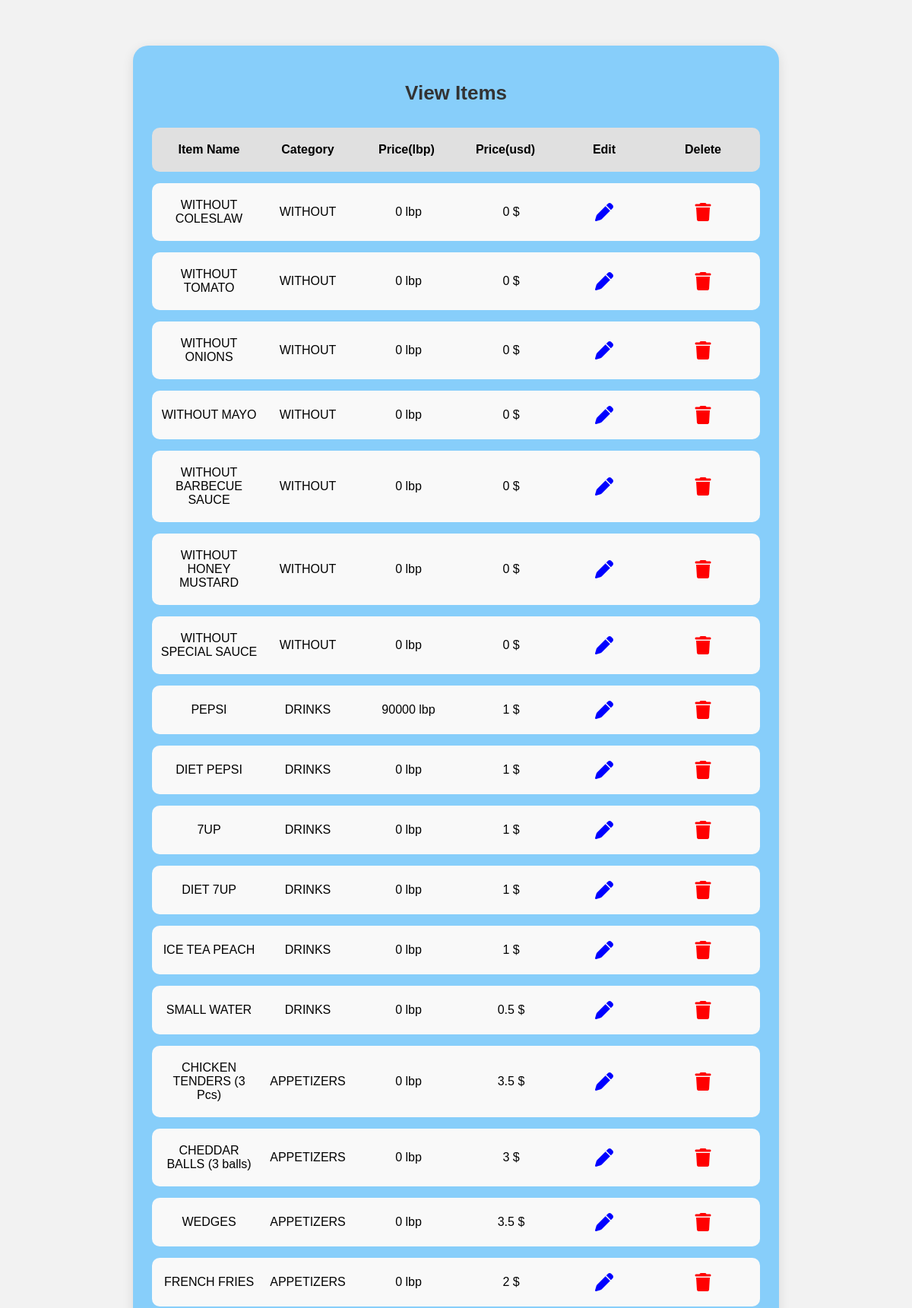
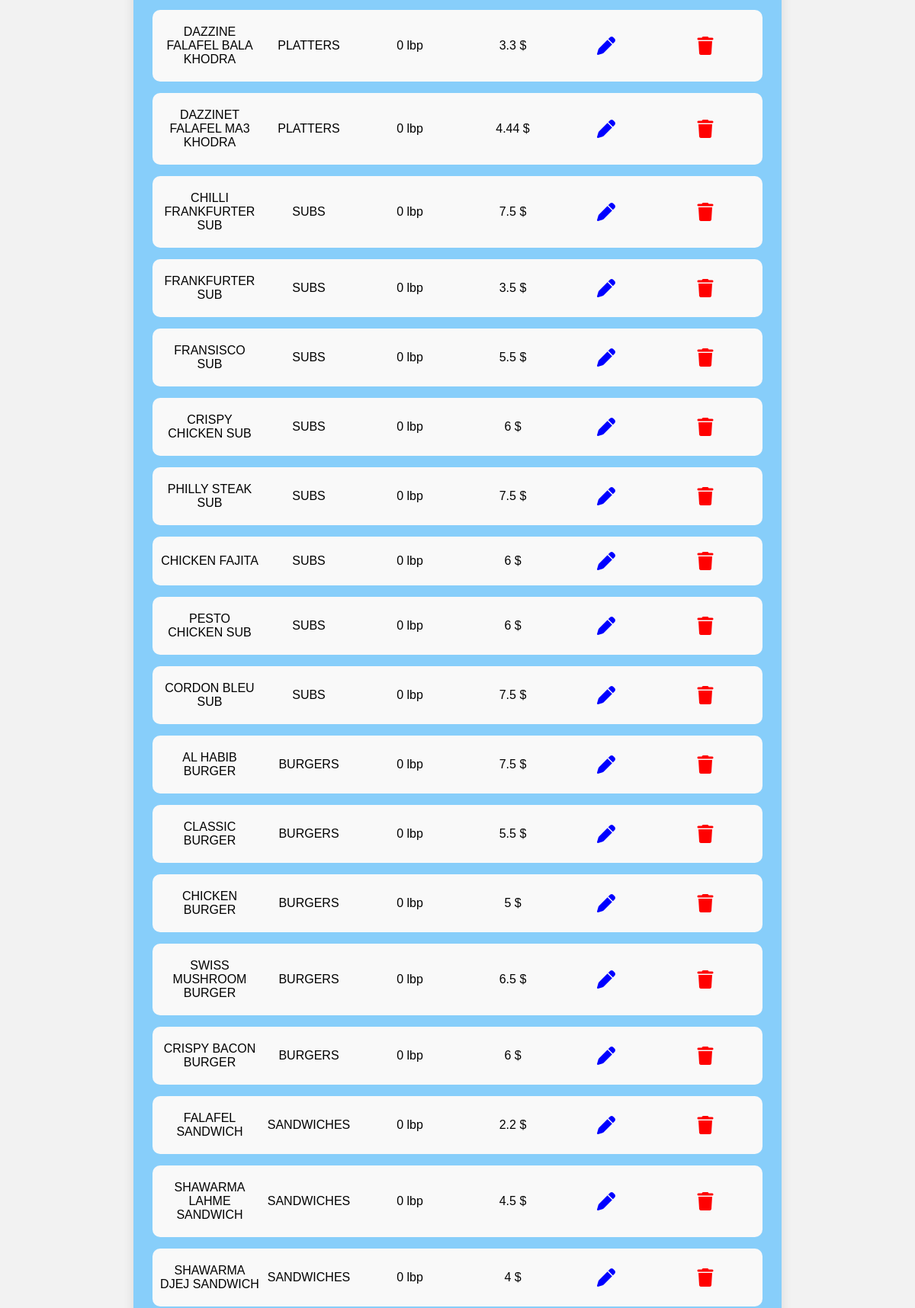
Screenshot of /viewitems.php (signed in, upper part) with the database file from the repository (2 pictures, top to bottom).
### tables this page shows
CREATE TABLE `items` (
  `item_id` int(11) NOT NULL,
  `item_name` text NOT NULL,
  `item_category` text NOT NULL,
  `item_priceusd` double NOT NULL,
  `item_ingredients` text NOT NULL,
  `item_pricelbp` int(11) NOT NULL
);

### viewitems.php (the view, shortened to what this page needs)
<?php include "connection.php";
?>
  <link rel="stylesheet" href="style/style4.css" />
  <link rel="stylesheet" href="https://cdnjs.cloudflare.com/ajax/libs/font-awesome/6.5.0/css/all.min.css" />
    <?php
    $sql = "SELECT * FROM items";
    $result = $conn->query($sql);
  echo '<div class="dashboard-container">';
    echo '<h1>View Items</h1>';
    if ($result->num_rows > 0) {
    echo '<div class="item-list">';
     echo '<div class="item-row item-header">';
       echo '<span>Item Name</span>';
        echo '<span>Category</span>';
        echo '<span>Price(lbp)</span>';
        echo '<span>Price(usd)</span>';
        echo '<span>Edit</span>';
        echo '<span>Delete</span>';
        echo '</div>';
      while($row = $result->fetch_assoc()) {
        echo "<div class='item-row'>
                <span>".$row["item_name"]."</span>
                <span>".$row["item_category"]."</span>
                <span style='margin-left: 5px'>".$row["item_pricelbp"]." lbp</span>
                <span style='margin-left: 15px;'>".$row["item_priceusd"]." $</span>
                <span><a href='edititem.php?item=".$row["item_name"]."&category=".$row["item_category"]."'><i id='edit-btn' class='fas fa-pen'></i></a></span>
                <span><a href='deleteitem.php?id=" . $row["item_id"] . "' onclick='return confirm(\"Are you sure you want to delete this category?\");'><i id='delete-btn' class='fas fa-trash' ></i></a></span>
              </div>";
      }
    } else {
        echo "<div class='item-row'>No items found</div>";
      }
    echo '</div>';
    echo "<br>";
      ?>

### style/style4.css (style rules this page uses)
.dashboard-container { background: lightskyblue; padding: 30px 25px; border-radius: 20px; box-shadow: 0 4px 15px rgba(0, 0, 0, 0.1); width: 800px; }
h1 { text-align: center; margin-bottom: 30px; font-size: 26px; color: #333; }
.item-list { display: flex; flex-direction: column; gap: 15px; }
.item-row { display: grid; grid-template-columns: 1fr 1fr 1fr 1fr 1fr 1fr; align-items: center; text-align: center; padding: 20px 10px; border-radius: 10px; background-color: #f9f9f9; }
.item-header { font-weight: bold; background-color: #e0e0e0; }
#edit-btn { font-size: 24px; color: blue; }
#delete-btn { font-size: 24px; color: red; }

### rows the page displays
items: item_name "WITHOUT COLESLAW", item_category "WITHOUT", item_pricelbp "0", item_priceusd "0"
items: item_name "WITHOUT TOMATO", item_category "WITHOUT", item_pricelbp "0", item_priceusd "0"
items: item_name "WITHOUT ONIONS", item_category "WITHOUT", item_pricelbp "0", item_priceusd "0"
items: item_name "WITHOUT MAYO", item_category "WITHOUT", item_pricelbp "0", item_priceusd "0"
items: item_name "WITHOUT BARBECUE SAUCE", item_category "WITHOUT", item_pricelbp "0", item_priceusd "0"
items: item_name "WITHOUT HONEY MUSTARD", item_category "WITHOUT", item_pricelbp "0", item_priceusd "0"
items: item_name "WITHOUT SPECIAL SAUCE", item_category "WITHOUT", item_pricelbp "0", item_priceusd "0"
items: item_name "PEPSI", item_category "DRINKS", item_pricelbp "90000", item_priceusd "1"
items: item_name "DIET PEPSI", item_category "DRINKS", item_pricelbp "0", item_priceusd "1"
items: item_name "7UP", item_category "DRINKS", item_pricelbp "0", item_priceusd "1"
items: item_name "DIET 7UP", item_category "DRINKS", item_pricelbp "0", item_priceusd "1"
items: item_name "ICE TEA PEACH", item_category "DRINKS", item_pricelbp "0", item_priceusd "1"
items: item_name "SMALL WATER", item_category "DRINKS", item_pricelbp "0", item_priceusd "0.5"
items: item_name "CHICKEN TENDERS (3 Pcs)", item_category "APPETIZERS", item_pricelbp "0", item_priceusd "3.5"
items: item_name "CHEDDAR BALLS (3 balls)", item_category "APPETIZERS", item_pricelbp "0", item_priceusd "3"
items: item_name "WEDGES", item_category "APPETIZERS", item_pricelbp "0", item_priceusd "3.5"
items: item_name "FRENCH FRIES", item_category "APPETIZERS", item_pricelbp "0", item_priceusd "2"
items: item_name "DAZZINE FALAFEL BALA KHODRA", item_category "PLATTERS", item_pricelbp "0", item_priceusd "3.3"
items: item_name "DAZZINET FALAFEL MA3 KHODRA", item_category "PLATTERS", item_pricelbp "0", item_priceusd "4.44"
items: item_name "CHILLI FRANKFURTER SUB", item_category "SUBS", item_pricelbp "0", item_priceusd "7.5"
items: item_name "FRANKFURTER SUB", item_category "SUBS", item_pricelbp "0", item_priceusd "3.5"
items: item_name "FRANSISCO SUB", item_category "SUBS", item_pricelbp "0", item_priceusd "5.5"
items: item_name "CRISPY CHICKEN SUB", item_category "SUBS", item_pricelbp "0", item_priceusd "6"
items: item_name "PHILLY STEAK SUB", item_category "SUBS", item_pricelbp "0", item_priceusd "7.5"
items: item_name "CHICKEN FAJITA", item_category "SUBS", item_pricelbp "0", item_priceusd "6"
items: item_name "PESTO CHICKEN SUB", item_category "SUBS", item_pricelbp "0", item_priceusd "6"
items: item_name "CORDON BLEU SUB", item_category "SUBS", item_pricelbp "0", item_priceusd "7.5"
items: item_name "AL HABIB BURGER", item_category "BURGERS", item_pricelbp "0", item_priceusd "7.5"
items: item_name "CLASSIC BURGER", item_category "BURGERS", item_pricelbp "0", item_priceusd "5.5"
items: item_name "CHICKEN BURGER", item_category "BURGERS", item_pricelbp "0", item_priceusd "5"
items: item_name "SWISS MUSHROOM BURGER", item_category "BURGERS", item_pricelbp "0", item_priceusd "6.5"
items: item_name "CRISPY BACON BURGER", item_category "BURGERS", item_pricelbp "0", item_priceusd "6"
items: item_name "FALAFEL SANDWICH", item_category "SANDWICHES", item_pricelbp "0", item_priceusd "2.2"
items: item_name "SHAWARMA LAHME SANDWICH", item_category "SANDWICHES", item_pricelbp "0", item_priceusd "4.5"
items: item_name "SHAWARMA DJEJ SANDWICH", item_category "SANDWICHES", item_pricelbp "0", item_priceusd "4"
